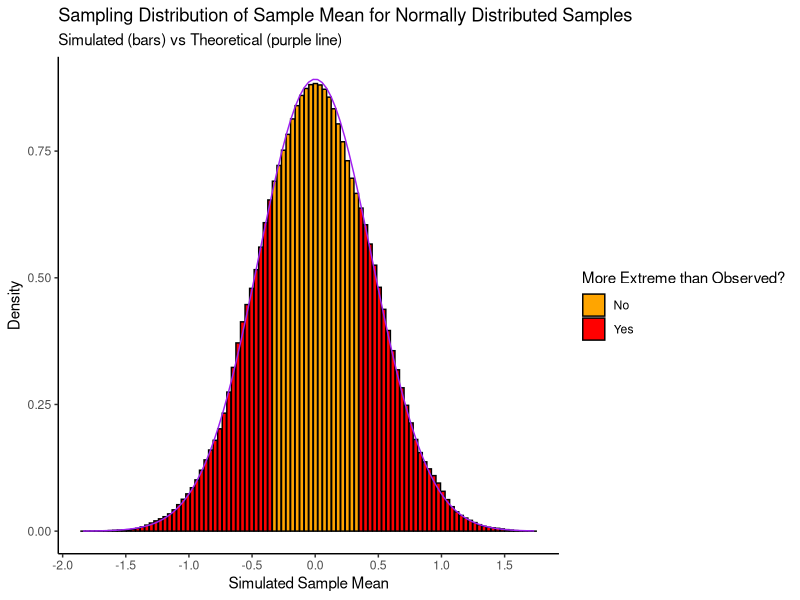

This chart was generated by the following R code:
## ---- chunk 1
knitr::opts_chunk$set(echo = TRUE)
## ---- chunk 2
# Load the tidyverse packages
suppressMessages({
  suppressWarnings({
    library(tidyverse)
  })
})
## ---- chunk 3
set.seed(3827)
# Draw one sample from normal(mu,1) with mu fixed at 0
n <- 5
mu <- 0
sig <- 1
samp <- rnorm(n,mu,sig)
mean(samp)
## ---- chunk 4
pnorm(-abs(mean(samp)),mu,sig/sqrt(n)) + 1 - pnorm(abs(mean(samp)),mu,sig/sqrt(n))
## ---- chunk 5
set.seed(432976)
B <- 10000
simulated_means <- 1:B %>%
  map(~rnorm(n,mu,sig)) %>%
  map(mean) %>%
  reduce(c)
  
mean(simulated_means < -abs(mean(samp))) + mean(simulated_means > abs(mean(samp)))
## ---- chunk 6
data_frame(x = density(simulated_means,n=100)$x,
           y = density(simulated_means,n=100)$y,
           col = if_else(x < -abs(mean(samp)) | x > abs(mean(samp)),"Yes","No")) %>%
  ggplot() +
  theme_classic() + 
  geom_bar(mapping = aes(x = x,y = y,fill = col),
           stat = "identity",
           colour = "black") +
  stat_function(fun = dnorm,args = list(mean = mu,sd = sig/sqrt(n)),col = "purple") +
  labs(title = "Sampling Distribution of Sample Mean for Normally Distributed Samples",
       subtitle = "Simulated (bars) vs Theoretical (purple line)",
       x = "Simulated Sample Mean",
       y = "Density",
       fill = "More Extreme than Observed?") +
  scale_fill_manual(values = c("Yes" = "red","No" = "orange")) +
  scale_x_continuous(breaks = seq(-2,2,by = 0.5))
